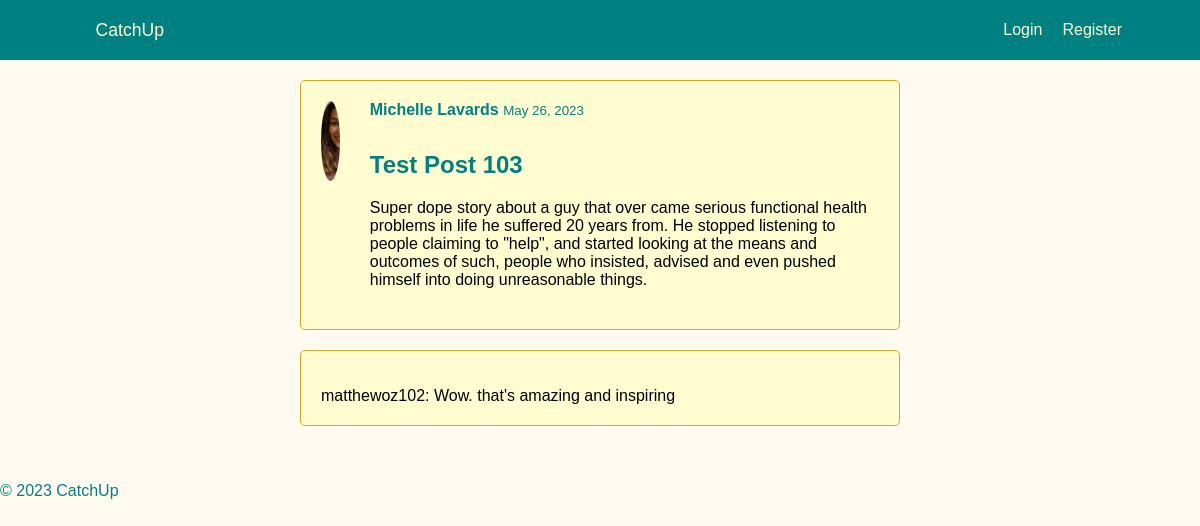
Screenshot of /post/9/ with the database file from the repository.
### users/models.py (models this page shows, shortened)
class Post(models.Model):
    user = models.ForeignKey(settings.AUTH_USER_MODEL, on_delete=models.CASCADE)
    title = models.CharField(max_length=200)
    description = models.TextField()
    image = models.ImageField(upload_to='posts/', blank=True, null=True)
    created_at = models.DateTimeField(auto_now_add=True)
    likes = models.ManyToManyField(User, related_name='likes', blank=True)

class UserProfile(models.Model):
    user = models.OneToOneField(User, on_delete=models.CASCADE)
    first_name = models.CharField(max_length=30)
    last_name = models.CharField(max_length=30)
    bio = models.TextField(blank=True)  # bio can be blank if user doesn't want to add one
    location = models.CharField(max_length=100)
    occupation = models.CharField(max_length=100)
    profile_picture = models.ImageField(upload_to='profile_pictures', blank=True, default='default_profile_picture.jpg')
    friends = models.ManyToManyField("self", blank=True)

class Comment(models.Model):
    post = models.ForeignKey(Post, on_delete=models.CASCADE, related_name='comments')
    user = models.ForeignKey(User, on_delete=models.CASCADE)
    body = models.TextField()
    created_at = models.DateTimeField(auto_now_add=True)

### users/views.py (the view)
# urls.py: path('post/<int:post_id>/', views.post_detail, name='post_detail'),
def post_detail(request, post_id):
    post = get_object_or_404(Post, pk=post_id)
    comments = Comment.objects.filter(post=post)
    if request.method == 'POST':
        body = request.POST.get('body')
        new_comment = Comment.objects.create(post=post, user=request.user, body=body)
        new_comment.save()
    context = {
        'post': post,
        'comments': comments,
    }
    return render(request, 'users/post_detail.html', context)

### users/templates/users/post_detail.html (shortened to what this page needs)
{% extends 'users/base.html' %}
{% load static %}
{% block extra_css %}
    <link rel="stylesheet" type="text/css" href="{% static 'users/post_detail.css' %}" />
{% endblock %}
{% block content %}
    <div class="post-detail-container">
        <div class="post-content">
            <div class="post-header">
                <div class="profile-image-container">
                    <img src="{{ post.user.userprofile.profile_picture.url }}" alt="{{ post.user.userprofile.first_name }}" class="profile-pic">
                </div>
                <div class="post-user-name">
                    <strong>{{ post.user.userprofile.first_name }} {{ post.user.userprofile.last_name }}</strong>
                    <small class="post-date">{{ post.created_at|date:"F j, Y" }}</small>
                    <h4 class="post-title">{{ post.title }}</h4>
                    <p class="post-description">{{ post.description }}</p>
                </div>
            </div>
        </div>
        <div class="comments-section">
            {% for comment in comments %}
                <div class="comment">
                    <p>{{ comment.user.username }}: {{ comment.body }}</p>
                </div>
            {% endfor %}
        </div>
    </div>
{% endblock %}

### users/static/users/styles.css (style rules this page uses)
body { background-color: #FFFAF0; color: #008080; font-family: Arial, sans-serif; margin: 0; padding: 0; }

### users/static/users/post_detail.css (style rules this page uses)
.post-detail-container { max-width: 600px; margin: auto; padding: 20px; }
.post-content { position: relative; background-color: #FFFDD0; border: 1px solid #DAA520; border-radius: 5px; padding: 20px; margin-bottom: 20px; transition: box-shadow 0.3s ease, transform 0.3s ease; }
.post-content img { max-width: 100%; height: auto; }
.post-title { color: #DAA520; margin-bottom: 20px; font-size: 1.5rem; }
.post-description { font-size: 1rem; color: #000; margin-bottom: 20px; }
.comments-section { margin-top: 20px; }
.comment { position: relative; background-color: #FFFDD0; border: 1px solid #DAA520; border-radius: 5px; padding: 20px; margin-bottom: 20px; transition: box-shadow 0.3s ease, transform 0.3s ease; }
.comment p { margin-bottom: 0; color: #000; }
.profile-image-container { width: 80px; height: 80px; position: relative; overflow: hidden; border-radius: 50%; float: left; margin-right: 15px; }
.profile-pic { display: inline; object-fit: cover; width: 100%; height: 100%; min-width: 80px; min-height: 80px; position: absolute; top: -50%; left: -50%; right: -50%; bottom: -50%; margin: auto; }
.post-user-name strong { color: #008080; }
.post-title { color: #008080; }
.post-header { display: flex; align-items: start; gap: 15px; }
.post-user-name { flex-grow: 1; }

### rows the page displays
Post: user.userprofile.profile_picture (picture), user.userprofile.first_name "Michelle", user.userprofile.last_name "Lavards", created_at "May 26, 2023", title "Test Post 103", description "Super dope story about a guy that over came serious functional health problems in life he suffered 20 years from. He stopped listening to people claiming to \"help\", and started looking at the means and outcomes of such, people who insisted, advised and even pushed himself into doing unreasonable things."
Comment: user.username "matthewoz102", body "Wow. that's amazing and inspiring"
